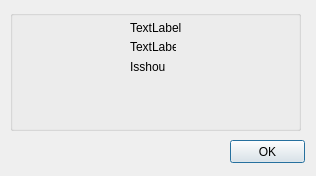
<ui version="4.0" >
 <class>qdAbout</class>
 <widget class="QDialog" name="qdAbout" >
  <property name="geometry" >
   <rect>
    <x>0</x>
    <y>0</y>
    <width>316</width>
    <height>176</height>
   </rect>
  </property>
  <property name="windowTitle" >
   <string>About</string>
  </property>
  <widget class="QGroupBox" name="groupBox" >
   <property name="geometry" >
    <rect>
     <x>10</x>
     <y>10</y>
     <width>291</width>
     <height>121</height>
    </rect>
   </property>
   <widget class="QLabel" name="qlVersion" >
    <property name="geometry" >
     <rect>
      <x>120</x>
      <y>30</y>
      <width>46</width>
      <height>14</height>
     </rect>
    </property>
    <property name="text" >
     <string>TextLabel</string>
    </property>
   </widget>
   <widget class="QLabel" name="label_2" >
    <property name="geometry" >
     <rect>
      <x>120</x>
      <y>50</y>
      <width>46</width>
      <height>14</height>
     </rect>
    </property>
    <property name="text" >
     <string>Isshou</string>
    </property>
   </widget>
   <widget class="QLabel" name="label" >
    <property name="geometry" >
     <rect>
      <x>10</x>
      <y>10</y>
      <width>100</width>
      <height>100</height>
     </rect>
    </property>
    <property name="text" >
     <string/>
    </property>
    <property name="pixmap" >
     <pixmap resource="About.qrc" >:/About/About/Isshou.jpg</pixmap>
    </property>
   </widget>
   <widget class="QLabel" name="qlApplication" >
    <property name="geometry" >
     <rect>
      <x>120</x>
      <y>10</y>
      <width>101</width>
      <height>16</height>
     </rect>
    </property>
    <property name="text" >
     <string>TextLabel</string>
    </property>
   </widget>
  </widget>
  <widget class="QPushButton" name="qpbOK" >
   <property name="geometry" >
    <rect>
     <x>230</x>
     <y>140</y>
     <width>75</width>
     <height>23</height>
    </rect>
   </property>
   <property name="text" >
    <string>OK</string>
   </property>
   <property name="autoDefault" >
    <bool>true</bool>
   </property>
  </widget>
 </widget>
 <resources>
  <include location="About.qrc" />
 </resources>
 <connections>
  <connection>
   <sender>qpbOK</sender>
   <signal>clicked()</signal>
   <receiver>qdAbout</receiver>
   <slot>close()</slot>
   <hints>
    <hint type="sourcelabel" >
     <x>271</x>
     <y>181</y>
    </hint>
    <hint type="destinationlabel" >
     <x>161</x>
     <y>117</y>
    </hint>
   </hints>
  </connection>
 </connections>
</ui>
